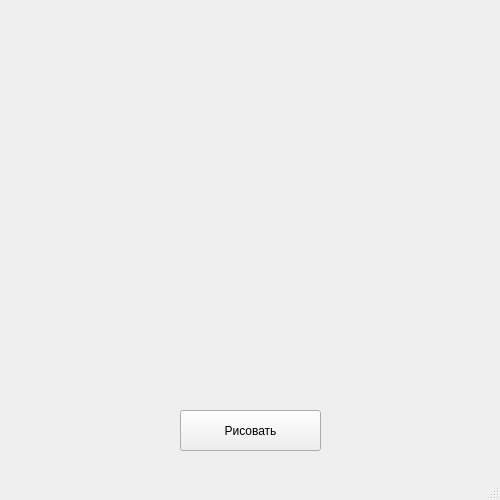
<?xml version="1.0" encoding="UTF-8"?>
<ui version="4.0">
 <class>MainWindow</class>
 <widget class="QMainWindow" name="MainWindow">
  <property name="geometry">
   <rect>
    <x>0</x>
    <y>0</y>
    <width>500</width>
    <height>500</height>
   </rect>
  </property>
  <property name="minimumSize">
   <size>
    <width>500</width>
    <height>500</height>
   </size>
  </property>
  <property name="maximumSize">
   <size>
    <width>500</width>
    <height>500</height>
   </size>
  </property>
  <property name="windowTitle">
   <string>Git и желтые окружности</string>
  </property>
  <widget class="QWidget" name="centralwidget">
   <widget class="QPushButton" name="paint_button">
    <property name="geometry">
     <rect>
      <x>180</x>
      <y>410</y>
      <width>141</width>
      <height>41</height>
     </rect>
    </property>
    <property name="text">
     <string>Рисовать</string>
    </property>
   </widget>
  </widget>
  <widget class="QMenuBar" name="menubar">
   <property name="geometry">
    <rect>
     <x>0</x>
     <y>0</y>
     <width>500</width>
     <height>21</height>
    </rect>
   </property>
  </widget>
  <widget class="QStatusBar" name="statusbar"/>
 </widget>
 <resources/>
 <connections/>
</ui>
